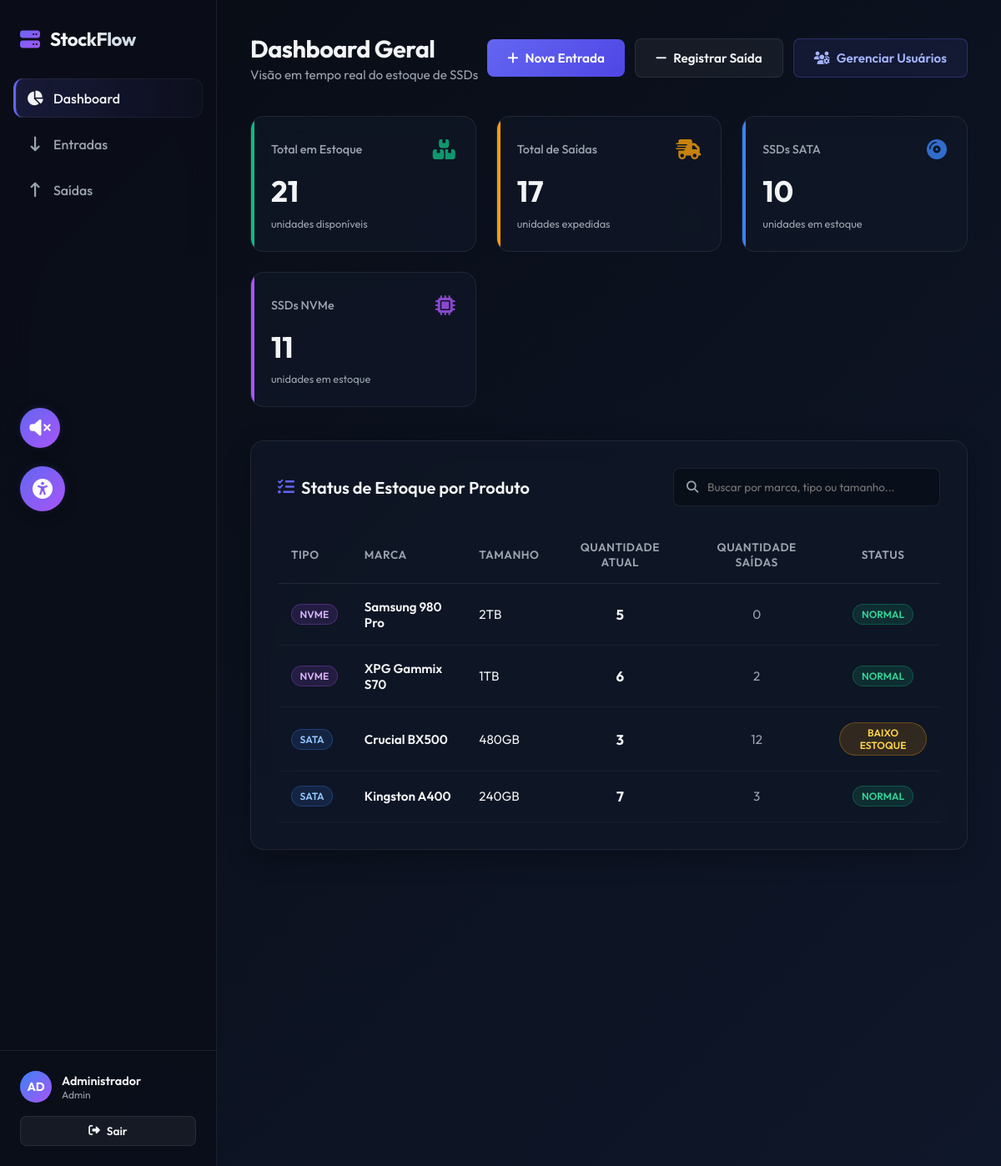
The page / (signed in) on the database its author committed.
### tables this page shows
CREATE TABLE products (
            id INTEGER PRIMARY KEY AUTOINCREMENT,
            ssd_type TEXT NOT NULL,
            brand TEXT NOT NULL,
            size TEXT,
            quantity INTEGER DEFAULT 0,
            total_exited INTEGER DEFAULT 0,
            UNIQUE(ssd_type, brand, size)
        );

### app.py (the view)
@app.route('/')
@login_required
def dashboard():
    conn = get_db_connection()
    cursor = conn.cursor()
    cursor.execute("""
        SELECT ssd_type, brand, size, quantity, total_exited
        FROM products
        ORDER BY ssd_type, brand, size
    """)
    products = cursor.fetchall()
    cursor.execute("SELECT SUM(quantity) as total_stock, SUM(total_exited) as total_exits FROM products")
    stats = cursor.fetchone()
    cursor.execute("SELECT ssd_type, SUM(quantity) as qty FROM products GROUP BY ssd_type")
    type_breakdown = {row['ssd_type']: row['qty'] or 0 for row in cursor.fetchall()}
    conn.close()
    total_stock = stats['total_stock'] if stats and stats['total_stock'] is not None else 0
    total_exits = stats['total_exits'] if stats and stats['total_exits'] is not None else 0
    sata_qty = type_breakdown.get('SATA', 0)
    nvme_qty = type_breakdown.get('NVMe', 0)
    low_stock_items = [p for p in products if p['quantity'] <= 3]
    return render_template('dashboard.html',
                           products=products,
                           total_stock=total_stock,
                           total_exits=total_exits,
                           sata_qty=sata_qty,
                           nvme_qty=nvme_qty,
                           low_stock_count=len(low_stock_items))

### app.py (called while the page is built)
@app.context_processor
def inject_now():
    return {'now': datetime.datetime.utcnow()}

def login_required(f):
    from functools import wraps
    @wraps(f)
    def decorated_function(*args, **kwargs):
        if not session.get('logged_in'):
            return redirect(url_for('login'))
        return f(*args, **kwargs)
    return decorated_function

### database.py (called while the page is built)
def get_db_connection():
    conn = sqlite3.connect(DB_PATH)
    conn.row_factory = sqlite3.Row
    return conn

### templates/dashboard.html (shortened to what this page needs)
{% extends "base.html" %}
{% block content %}
<div class="page-header">
    <div class="page-title">
        <h2>Dashboard Geral</h2>
        <p>Visão em tempo real do estoque de SSDs</p>
    </div>
    <div class="btn-group">
        <a href="{{ url_for('entradas') }}" class="btn btn-primary" aria-label="Acessar página de Nova Entrada">
            <i class="fa-solid fa-plus" aria-hidden="true"></i> Nova Entrada
        </a>
        <a href="{{ url_for('saidas') }}" class="btn btn-secondary" aria-label="Acessar página de Registrar Saída">
            <i class="fa-solid fa-minus" aria-hidden="true"></i> Registrar Saída
        </a>
        <a href="{{ url_for('usuarios') }}" class="btn btn-secondary" style="background: rgba(99, 102, 241, 0.1); border-color: rgba(99, 102, 241, 0.3); color: #a5b4fc;" aria-label="Acessar página de Gerenciar Usuários">
            <i class="fa-solid fa-users-gear" aria-hidden="true"></i> Gerenciar Usuários
        </a>
    </div>
</div>
<div class="dashboard-grid">
    <div class="stat-card" style="--card-accent: var(--success);">
        <div class="stat-header">
            <span>Total em Estoque</span>
            <div class="stat-icon"><i class="fa-solid fa-boxes-stacked" aria-hidden="true"></i></div>
        </div>
        <div>
            <div class="stat-value">{{ total_stock }}</div>
            <span class="stat-desc">unidades disponíveis</span>
        </div>
    </div>
    <div class="stat-card" style="--card-accent: var(--warning);">
        <div class="stat-header">
            <span>Total de Saídas</span>
            <div class="stat-icon"><i class="fa-solid fa-truck-fast" aria-hidden="true"></i></div>
        </div>
        <div>
            <div class="stat-value">{{ total_exits }}</div>
            <span class="stat-desc">unidades expedidas</span>
        </div>
    </div>
    <div class="stat-card" style="--card-accent: var(--accent-sata);">
        <div class="stat-header">
            <span>SSDs SATA</span>
            <div class="stat-icon"><i class="fa-solid fa-compact-disc" aria-hidden="true"></i></div>
        </div>
        <div>
            <div class="stat-value">{{ sata_qty }}</div>
            <span class="stat-desc">unidades em estoque</span>
        </div>
    </div>
    <div class="stat-card" style="--card-accent: var(--accent-nvme);">
        <div class="stat-header">
            <span>SSDs NVMe</span>
            <div class="stat-icon"><i class="fa-solid fa-microchip" aria-hidden="true"></i></div>
        </div>
        <div>
            <div class="stat-value">{{ nvme_qty }}</div>
            <span class="stat-desc">unidades em estoque</span>
        </div>
    </div>
</div>
<div class="glass-panel">
    <div class="panel-header" style="display: flex; justify-content: space-between; align-items: center; margin-bottom: 1.5rem; flex-wrap: wrap; gap: 1rem;">
        <h3 class="panel-title" style="margin-bottom: 0;">
            <i class="fa-solid fa-list-check" style="color: var(--primary);" aria-hidden="true"></i>
            Status de Estoque por Produto
        </h3>
        <div class="search-input-wrapper">
            <i class="fa-solid fa-magnifying-glass" style="position: absolute; left: 1rem; top: 50%; transform: translateY(-50%); color: var(--text-muted); font-size: 0.9rem;" aria-hidden="true"></i>
            <input type="text" id="dashboardSearch" class="form-input" style="padding-left: 2.5rem; font-size: 0.85rem;" placeholder="Buscar por marca, tipo ou tamanho..." aria-label="Buscar produtos por marca, tipo ou tamanho">
        </div>
    </div>
    <div class="table-container">
        <table class="custom-table" id="dashboardTable">
            <thead>
                <tr>
                    <th scope="col">Tipo</th>
                    <th scope="col">Marca</th>
                    <th scope="col">Tamanho</th>
                    <th scope="col" style="text-align: center;">Quantidade Atual</th>
                    <th scope="col" style="text-align: center;">Quantidade Saídas</th>
                    <th scope="col" style="text-align: center;">Status</th>
                </tr>
            </thead>
            <tbody aria-live="polite">
                {% if products %}
                    {% for product in products %}
                        <tr>
                            <td>
                                {% if product.ssd_type == 'SATA' %}
                                    <span class="badge badge-sata">SATA</span>
                                {% else %}
                                    <span class="badge badge-nvme">NVMe</span>
                                {% endif %}
                            </td>
                            <td style="font-weight: 600;">{{ product.brand }}</td>
                            <td>{{ product.size if product.size else '-' }}</td>
                            <td style="text-align: center; font-weight: 700; font-size: 1.05rem;">{{ product.quantity }}</td>
                            <td style="text-align: center; color: var(--text-muted);">{{ product.total_exited }}</td>
                            <td style="text-align: center;">
                                {% if product.quantity == 0 %}
                                    <span class="badge badge-stock-out">Esgotado</span>
                                {% elif product.quantity <= 3 %}
                                    <span class="badge badge-stock-low">Baixo Estoque</span>
                                {% else %}
                                    <span class="badge badge-stock-ok">Normal</span>
                                {% endif %}
                            </td>
                        </tr>
                    {% endfor %}
                {% endif %}
            </tbody>
        </table>
    </div>
</div>
{% endblock %}

### rows shown on the page
products: ssd_type "NVME", brand "Samsung 980 Pro", size "2TB", quantity "5", total_exited "0", shows "NORMAL"
products: ssd_type "NVME", brand "XPG Gammix S70", size "1TB", quantity "6", total_exited "2", shows "NORMAL"
products: ssd_type "SATA", brand "Crucial BX500", size "480GB", quantity "3", total_exited "12", shows "BAIXO ESTOQUE"
products: ssd_type "SATA", brand "Kingston A400", size "240GB", quantity "7", total_exited "3", shows "NORMAL"

### other values the page prints
{{ total_stock }} "21"
{{ total_exits }} "17"
{{ sata_qty }} "10"
{{ nvme_qty }} "11"
